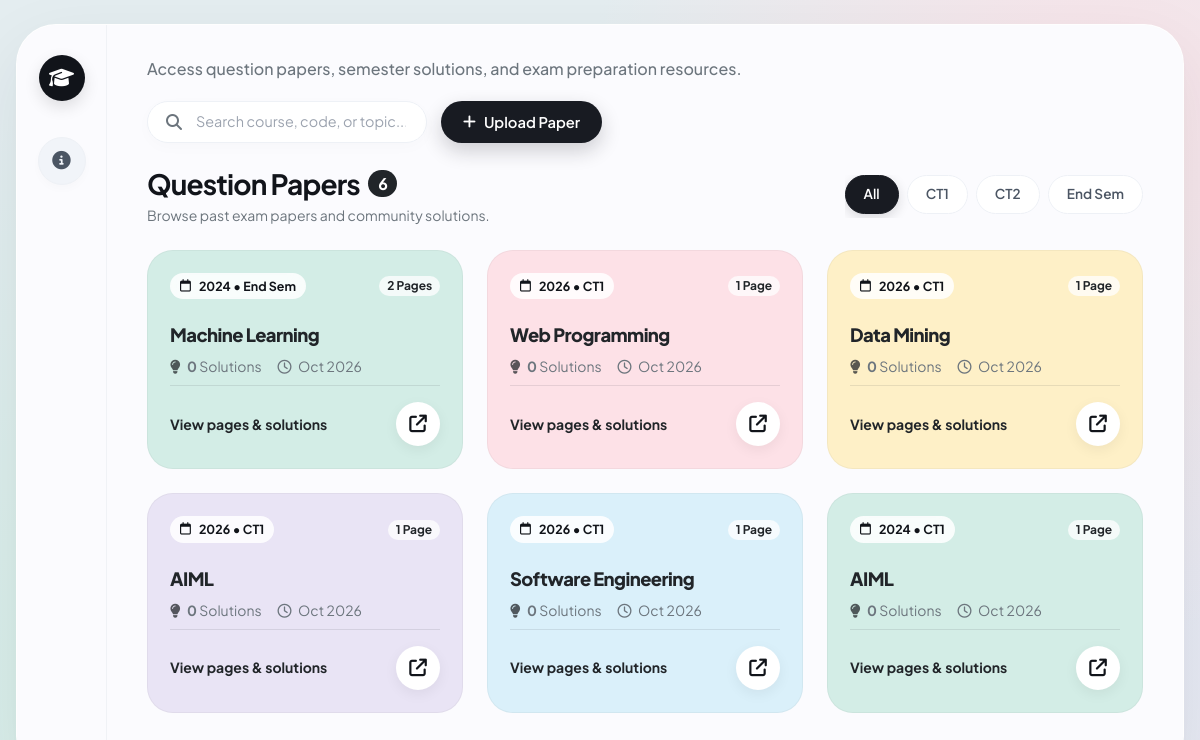
The page / on the database its author committed.
### models.py (models this page shows, shortened)
class Paper(db.Model):
    __tablename__ = 'paper'
    id = db.Column(db.Integer, primary_key=True)
    course = db.Column(db.String(120), nullable=False, index=True)
    year = db.Column(db.Integer, nullable=False, index=True)
    exam_type = db.Column(db.String(50), nullable=False, index=True)
    upload_date = db.Column(db.DateTime, default=datetime.utcnow)
    pages = db.relationship(
        'PaperPage',
        backref=db.backref('paper', lazy=True),
        cascade='all, delete-orphan',
        order_by='PaperPage.page_number',
        lazy=True
    )
    solutions = db.relationship(
        'Solution',
        backref=db.backref('paper', lazy=True),
        cascade='all, delete-orphan',
        order_by='Solution.upload_date.desc()',
        lazy=True
    )
    @property
    def page_count(self):
        return len(self.pages)
    @property
    def solution_count(self):
        return len(self.solutions)

### app.py (the view)
    @app.route('/')
    def index():
        query_course = request.args.get('course', '').strip()
        query_year = request.args.get('year', '').strip()
        query_exam = request.args.get('exam_type', '').strip()
        paper_query = Paper.query
        if query_course:
            paper_query = paper_query.filter(Paper.course.ilike(f'%{query_course}%'))
        if query_year:
            try:
                paper_query = paper_query.filter(Paper.year == int(query_year))
            except ValueError:
                pass
        if query_exam:
            paper_query = paper_query.filter(Paper.exam_type == query_exam)
        papers = paper_query.order_by(Paper.upload_date.desc()).all()
        all_courses = db.session.query(Paper.course).distinct().order_by(Paper.course).all()
        distinct_courses = [c[0] for c in all_courses]
        all_years = db.session.query(Paper.year).distinct().order_by(Paper.year.desc()).all()
        distinct_years = [y[0] for y in all_years]
        all_exams = db.session.query(Paper.exam_type).distinct().order_by(Paper.exam_type).all()
        distinct_exams = [e[0] for e in all_exams]
        standard_exams = ['CT1', 'CT2', 'End Sem']
        for exam in standard_exams:
            if exam not in distinct_exams:
                distinct_exams.append(exam)
        stats = {
            'total_papers': Paper.query.count(),
            'total_solutions': Solution.query.count(),
            'total_courses': len(distinct_courses)
        }
        current_year = datetime.now().year
        year_choices = list(range(current_year, 2014, -1))
        return render_template(
            'index.html',
            papers=papers,
            stats=stats,
            distinct_courses=distinct_courses,
            distinct_years=distinct_years,
            distinct_exams=distinct_exams,
            year_choices=year_choices,
            selected_course=query_course,
            selected_year=query_year,
            selected_exam=query_exam
        )

### templates/index.html (shortened to what this page needs)
{% extends 'base.html' %}
{% block content %}
<div class="py-2">
    <div class="d-flex flex-wrap align-items-center justify-content-between gap-3 mb-4">
        <div>
            <h3 class="fw-bold mb-1 d-flex align-items-center gap-2">
                <span>Question Papers</span>
                <span class="badge rounded-pill bg-dark text-white fs-6 fw-bold" id="displayedCount">{{ papers|length }}</span>
            </h3>
            <p class="text-secondary small mb-0">Browse past exam papers and community solutions.</p>
        </div>
        <div class="d-flex align-items-center gap-2 overflow-auto pb-1">
            <a href="{{ url_for('index') }}" class="filter-pill-btn {% if not selected_exam %}active{% endif %}">
                All
            </a>
            <a href="{{ url_for('index', exam_type='CT1') }}" class="filter-pill-btn {% if selected_exam == 'CT1' %}active{% endif %}">
                CT1
            </a>
            <a href="{{ url_for('index', exam_type='CT2') }}" class="filter-pill-btn {% if selected_exam == 'CT2' %}active{% endif %}">
                CT2
            </a>
            <a href="{{ url_for('index', exam_type='End Sem') }}" class="filter-pill-btn {% if selected_exam == 'End Sem' %}active{% endif %}">
                End Sem
            </a>
        </div>
    </div>
    <div class="row g-4" id="papersGrid">
        {% if papers %}
            {% for paper in papers %}
                {% set color_classes = ['card-mint', 'card-pink', 'card-yellow', 'card-lavender', 'card-blue'] %}
                {% set card_color = color_classes[loop.index0 % 5] %}
                <div class="col-sm-6 col-lg-4 paper-card-item" data-course="{{ paper.course|lower }}" data-year="{{ paper.year }}" data-exam="{{ paper.exam_type|lower }}">
                    <div class="card-pastel {{ card_color }} paper-box-card h-100">
                        <div class="d-flex align-items-center justify-content-between mb-3">
                            <span class="card-top-pill">
                                <i class="fa-regular fa-calendar me-1"></i>{{ paper.year }} &bull; {{ paper.exam_type }}
                            </span>
                            <span class="badge bg-white bg-opacity-75 text-dark rounded-pill px-2.5 py-1 small fw-bold">
                                {{ paper.page_count }} {{ 'Page' if paper.page_count == 1 else 'Pages' }}
                            </span>
                        </div>
                        <div class="my-2 flex-grow-1">
                            <h4 class="paper-title text-dark">
                                <a href="{{ url_for('paper_detail', paper_id=paper.id) }}" class="text-dark text-decoration-none">
                                    {{ paper.course }}
                                </a>
                            </h4>
                            <div class="d-flex align-items-center gap-3 text-secondary small mt-2">
                                <span>
                                    <i class="fa-solid fa-lightbulb me-1 {% if paper.solution_count > 0 %}text-success{% else %}text-muted{% endif %}"></i>
                                    <strong>{{ paper.solution_count }}</strong> {{ 'Solution' if paper.solution_count == 1 else 'Solutions' }}
                                </span>
                                <span>
                                    <i class="fa-regular fa-clock me-1"></i>
                                    {{ paper.upload_date.strftime('%b %Y') if paper.upload_date else 'Recent' }}
                                </span>
                            </div>
                        </div>
                        <div class="d-flex align-items-center justify-content-between pt-3 mt-auto border-top border-dark border-opacity-10">
                            <a href="{{ url_for('paper_detail', paper_id=paper.id) }}" class="fw-bold text-dark small text-decoration-none">
                                View pages & solutions
                            </a>
                            <a href="{{ url_for('paper_detail', paper_id=paper.id) }}" class="btn-arrow-diagonal" title="Open Paper">
                                <i class="fa-solid fa-arrow-up-right-from-square"></i>
                            </a>
                        </div>
                    </div>
                </div>
            {% endfor %}
        {% endif %}
    </div>
</div>
{% endblock %}

### templates/base.html (shortened to what this page needs)
<!DOCTYPE html>
<html lang="en">
<head>
    <link href="https://cdn.jsdelivr.net/npm/bootstrap@5.3.3/dist/css/bootstrap.min.css" rel="stylesheet">
    <link rel="stylesheet" href="https://cdnjs.cloudflare.com/ajax/libs/font-awesome/6.5.1/css/all.min.css">
    <link rel="stylesheet" href="{{ url_for('static', filename='css/custom.css') }}?v=2.6">
</head>
<body>
    <div class="app-shell">
        <aside class="sidebar-dock">
            <a href="{{ url_for('index') }}" class="dock-brand-logo" title="PYQ Vault">
                <i class="fa-solid fa-graduation-cap"></i>
            </a>
            <div class="dock-nav-items">
                <button type="button" class="dock-btn guidelines-toggle" data-bs-toggle="modal" data-bs-target="#imageGuidelinesModal" title="Image Upload Guidelines">
                    <i class="fa-solid fa-circle-info"></i>
                </button>
            </div>
        </aside>
        <div class="app-main-body">
            <header class="app-topbar mb-3">
                <div class="welcome-title-group">
                    <p class="mb-0 text-secondary fw-medium fs-6">Access question papers, semester solutions, and exam preparation resources.</p>
                </div>
                <div class="topbar-right-controls">
                    <div class="search-pill-box">
                        <i class="fa-solid fa-magnifying-glass text-secondary"></i>
                        <input type="text" id="liveSearchInput" placeholder="Search course, code, or topic..." autocomplete="off">
                    </div>
                    <button class="btn-upload-pastel" data-bs-toggle="modal" data-bs-target="#uploadPaperModal">
                        <i class="fa-solid fa-plus"></i>
                        <span>Upload Paper</span>
                    </button>
                </div>
            </header>
            {% block content %}{% endblock %}
        </div>
    </div>
</body>
</html>

### rows shown on the page
Paper: year "2024", exam_type "End Sem", page_count "2", page_count "Pages", course "Machine Learning", solution_count "0", solution_count "Solutions", upload_date "Oct 2026"
Paper: year "2026", exam_type "CT1", page_count "1", page_count "Page", course "Web Programming", solution_count "0", solution_count "Solutions", upload_date "Oct 2026"
Paper: year "2026", exam_type "CT1", page_count "1", page_count "Page", course "Data Mining", solution_count "0", solution_count "Solutions", upload_date "Oct 2026"
Paper: year "2026", exam_type "CT1", page_count "1", page_count "Page", course "AIML", solution_count "0", solution_count "Solutions", upload_date "Oct 2026"
Paper: year "2026", exam_type "CT1", page_count "1", page_count "Page", course "Software Engineering", solution_count "0", solution_count "Solutions", upload_date "Oct 2026"
Paper: year "2024", exam_type "CT1", page_count "1", page_count "Page", course "AIML", solution_count "0", solution_count "Solutions", upload_date "Oct 2026"

### other values the page prints
{{ papers|length }} "6"
